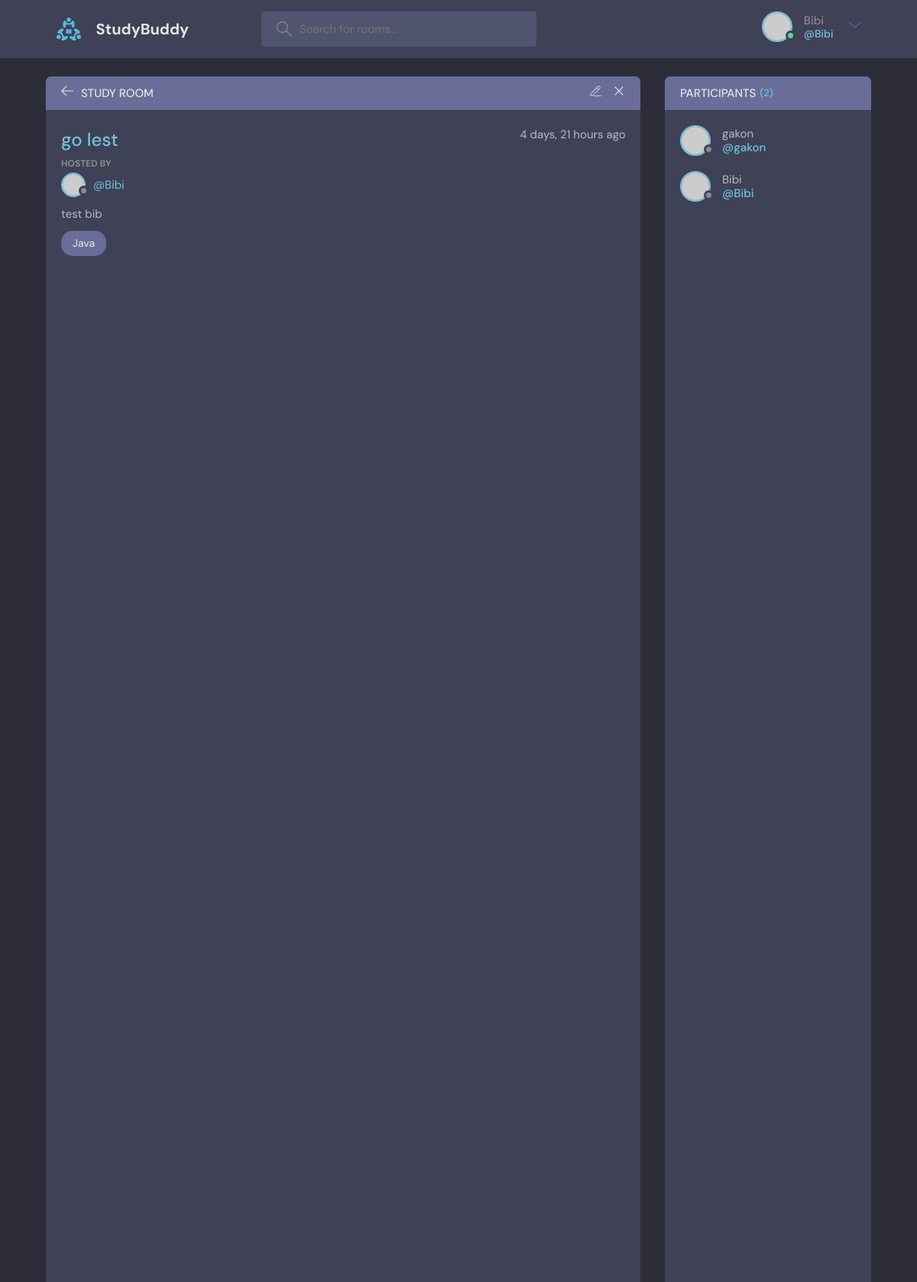
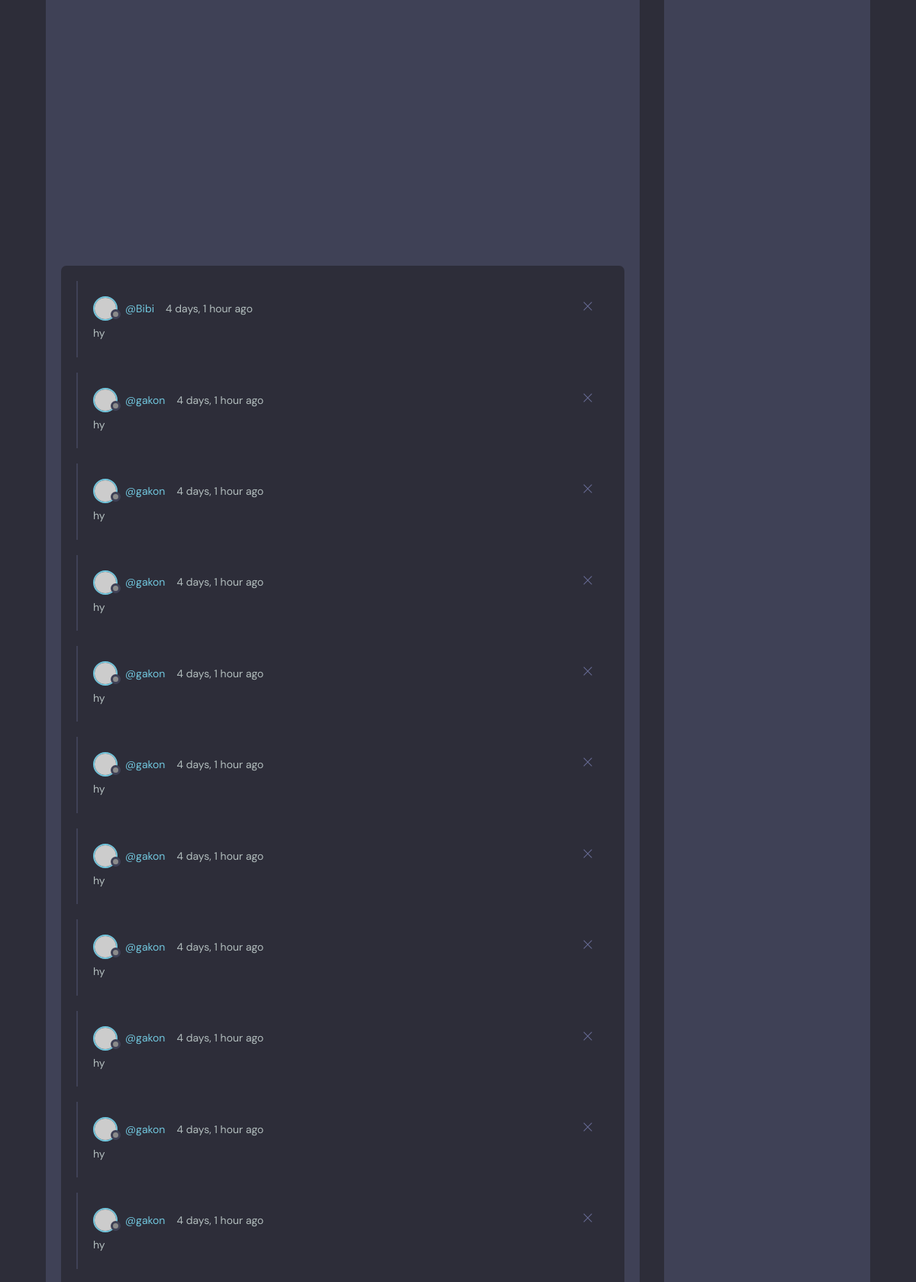
Page /room/9 (signed in, upper part) on the committed database (2 pictures, top to bottom).
### base/models.py (models this page shows, shortened)
class Rooms(models.Model):
    host = models.ForeignKey(User,on_delete=models.SET_NULL,null=True)
    topic = models.ForeignKey(Topics,on_delete=models.SET_NULL,null=True)
    name = models.CharField(max_length=200)
    description = models.TextField(max_length=2000)
    participants = models.ManyToManyField(
        User, related_name='participants', blank=True)
    created = models.DateTimeField(auto_now = True)
    updated = models.DateTimeField(auto_now_add=True)
    class Meta:
        ordering = ['-created']

class Topics(models.Model):
    name = models.CharField(max_length=200)
    class Meta:
        pass
    def __str__(self):
        return self.name

class Message(models.Model):
    User = models.ForeignKey(User,on_delete=models.CASCADE)
    Room = models.ForeignKey(Rooms,on_delete=models.CASCADE)
    body = models.TextField(max_length=2000,null=True)
    created = models.DateTimeField(auto_now= True)
    updated = models.DateTimeField(auto_now_add=True)
    class Meta:
        ordering = ['-created']

### base/views.py (the view)
# urls.py: path('room/<str:pk>',views.room,name='room'),
def room(request,pk):
    form = MessageForm()
    room = Rooms.objects.get(id=pk)
    messages = Message.objects.filter(Room__id=pk).order_by('-created')
    participances = room.participants.all()
    if request.method == 'GET' and request.GET.get('body') != None:
        Message.objects.create(body=request.GET.get('body'),User=request.user,Room=room)
        room.participants.add(request.user)
    context = {'room': room,
               'messages': messages,
               'form': form,
               'participances':participances
               }
    return render (request, 'room.html',context)

### base/forms.py
class MessageForm(forms.ModelForm):
    class Meta:
        model = Message
        fields = ['body']

### templates/room.html (shortened to what this page needs)
{% extends "main.html" %}
{%block content%}
<main class="profile-page layout layout--2">
      <div class="container">
        <div class="room">
          <div class="room__top">
            <div class="room__topLeft">
              <a href="index.html">
                <svg version="1.1" xmlns="http://www.w3.org/2000/svg" width="32" height="32" viewBox="0 0 32 32">
                  <title>arrow-left</title>
                  <path
                    d="M13.723 2.286l-13.723 13.714 13.719 13.714 1.616-1.611-10.96-10.96h27.625v-2.286h-27.625l10.965-10.965-1.616-1.607z"
                  ></path>
                </svg>
              </a>
              <h3>Study Room</h3>
            </div>
            <div class="room__topRight">
              <a href="#">
              </a>
              <a href="#">
                <svg version="1.1" xmlns="http://www.w3.org/2000/svg" width="32" height="32" viewBox="0 0 32 32">
                  <title>remove</title>
                  <path
                    d="M27.314 6.019l-1.333-1.333-9.98 9.981-9.981-9.981-1.333 1.333 9.981 9.981-9.981 9.98 1.333 1.333 9.981-9.98 9.98 9.98 1.333-1.333-9.98-9.98 9.98-9.981z"
                  ></path>
                </svg>
              </a>
            </div>
          </div>
          <div class="room__box scroll">
            <div class="room__header scroll">
              <div class="room__info">
                <h3>{{room.name}}</h3>
                <span>{{room.created|timesince}} ago</span>
              </div>
              <div class="room__hosted">
                <p>Hosted By</p>
                <a href="#" class="room__author">
                  <div class="avatar avatar--small">
                    <img src="https://randomuser.me/api/portraits/men/37.jpg" />
                  </div>
                  <span>@{{room.host}}</span>
                </a>
              </div>
              <div class="room__details">
                {{room.description}}
              </div>
              <span class="room__topics">{{room.topic}}</span>
            </div>
            <div class="room__conversation">
              <div class="threads scroll">
                {%for message in messages%}
                <div class="thread">
                  <div class="thread__top">
                    <div class="thread__author">
                      <a href="#" class="thread__authorInfo">
                        <div class="avatar avatar--small">
                          <img src="https://randomuser.me/api/portraits/men/37.jpg" />
                        </div>
                        <span>@{{message.User}}</span>
                      </a>
                      <span class="thread__date">{{message.created|timesince}} ago</span>
                    </div>
                    <div class="thread__delete">
                      <svg version="1.1" xmlns="http://www.w3.org/2000/svg" width="32" height="32" viewBox="0 0 32 32">
                        <title>remove</title>
                        <path
                          d="M27.314 6.019l-1.333-1.333-9.98 9.981-9.981-9.981-1.333 1.333 9.981 9.981-9.981 9.98 1.333 1.333 9.981-9.98 9.98 9.98 1.333-1.333-9.98-9.98 9.98-9.981z"
                        ></path>
                      </svg>
                    </div>
                  </div>
                  <div class="thread__details">
                    {{message.body}}
                  </div>
                </div>
                {%endfor%}
              </div>
            </div>
          </div>
        </div>
        <div class="participants">
          <h3 class="participants__top">Participants <span>({{participances.count}})</span></h3>
          <div class="participants__list scroll">
            {%for participance in participances %}
            <a href="profile.html" class="participant">
              <div class="avatar avatar--medium">
                <img src="https://randomuser.me/api/portraits/men/37.jpg" />
              </div>
              <p>
                {{participance.username}}
                <span>@{{participance.username}}</span>
              </p>
            </a>
            {%endfor%}
          </div>
        </div>
      </div>
    </main>
{%endblock%}

### templates/main.html (shortened to what this page needs)
{% load static %}
<!DOCTYPE html>
<html lang="en">
  <head>
    <link rel="stylesheet" href="{% static 'style.css' %}" />
  </head>
  <body>
    <header class="header header--loggedIn">
      <div class="container">
        <a href="/" class="header__logo">
          <img src="{% static 'assets/logo.svg' %}" />
          <h1>StudyBuddy</h1>
        </a>
        <form class="header__search" method="GET" action="{%url 'home'%}">
          <label>
            <input name='q' placeholder="Search for rooms..." />
          </label>
        </form>
        <nav class="header__menu">
          {%if not request.user.is_authenticated%}
          <a href="{%url 'login'%}">
            <img src="{%static '/assets/avatar.svg'%}" />
            <p>Login</p>
          </a>
          {%else%}
          <div class="header__user">
            <a href="{% url 'profile' %}">
              <div class="avatar avatar--medium active">
                <img src="https://randomuser.me/api/portraits/men/37.jpg" />
              </div>
              <p>{{request.user.username}} <span>@{{request.user.username}}</span></p>
            </a>
            <button class="dropdown-button">
              <svg version="1.1" xmlns="http://www.w3.org/2000/svg" width="32" height="32" viewBox="0 0 32 32">
                <title>chevron-down</title>
                <path d="M16 21l-13-13h-3l16 16 16-16h-3l-13 13z"></path>
              </svg>
            </button>
          </div>
          {%endif%}
        </nav>
      </div>
    </header>
    {% block content %}
    {% endblock %}
  </body>
</html>

### rows in the picture
Rooms: name "go lest", created "4 days, 21 hours", host "Bibi", description "test bib", topic "Java"
Message: User "Bibi", created "4 days, 1 hour", body "hy"
Message: User "gakon", created "4 days, 1 hour", body "hy"
Message: User "gakon", created "4 days, 1 hour", body "hy"
Message: User "gakon", created "4 days, 1 hour", body "hy"
Message: User "gakon", created "4 days, 1 hour", body "hy"
Message: User "gakon", created "4 days, 1 hour", body "hy"
Message: User "gakon", created "4 days, 1 hour", body "hy"
Message: User "gakon", created "4 days, 1 hour", body "hy"
Message: User "gakon", created "4 days, 1 hour", body "hy"
Message: User "gakon", created "4 days, 1 hour", body "hy"
Message: User "gakon", created "4 days, 1 hour", body "hy"

### other values in the picture
{{ request.user.username }} "Bibi"
{{ participances.count }} "2"
{{ participance.username }} "gakon"
{{ participance.username }} "Bibi"
